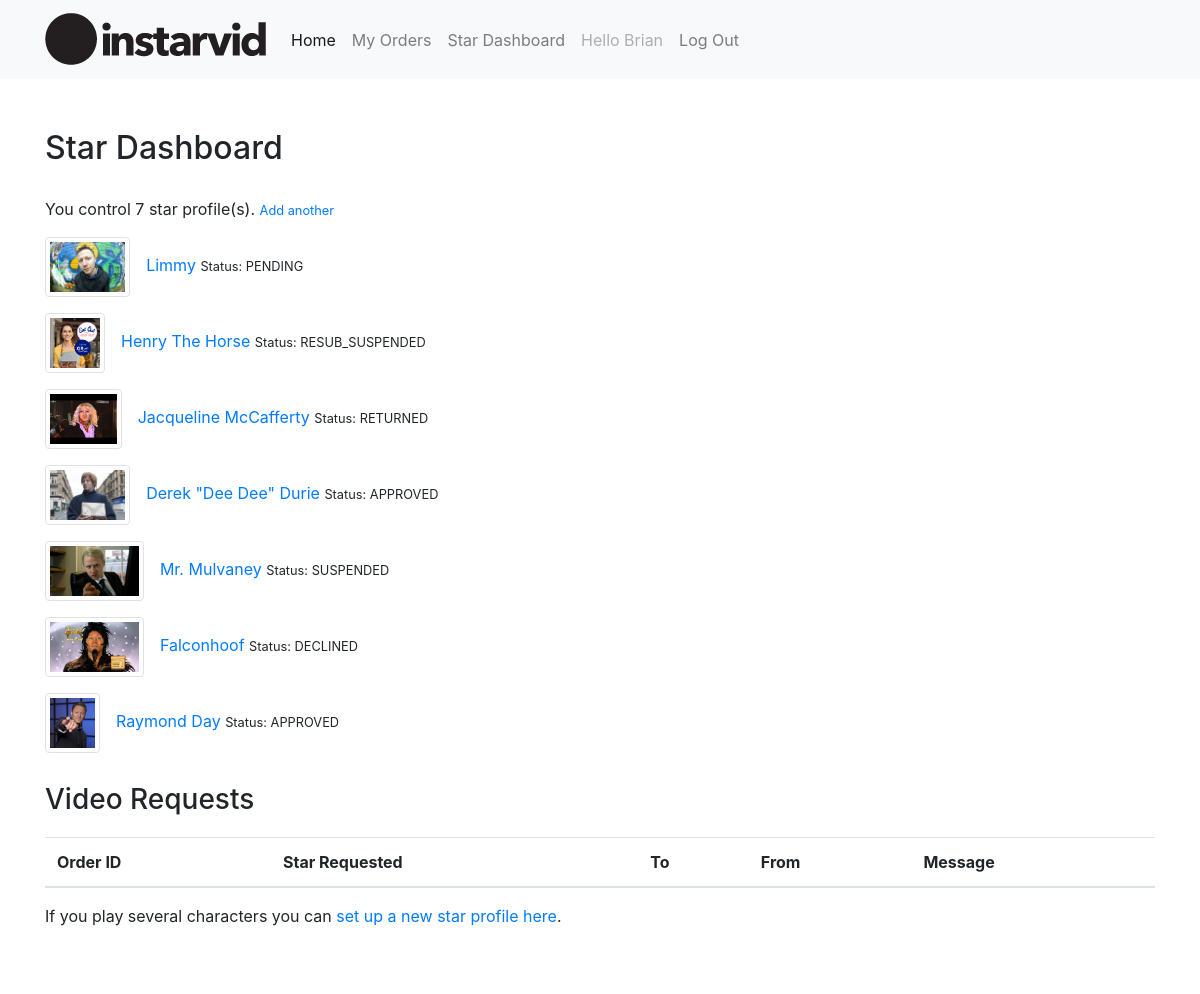
The page /stardashboard (signed in) on the database its author committed.
### stars/models.py (models this page shows, shortened)
class Star(models.Model):
    firstname = models.CharField(max_length=32)
    lastname = models.CharField(max_length=32, blank=True)
    price = models.IntegerField()
    occupation = models.CharField(max_length=32)
    owner = models.ForeignKey(User, null=True, blank=True,
                              on_delete=models.SET_NULL, related_name="owned_by")
    username = models.CharField(max_length=32)
    cover = models.ImageField(upload_to='images/')
    application_letter = models.TextField(blank=True)
    STATUS_CHOICES = [
        ('APPROVED', 'Approved'),
        ('RETURNED', 'Returned with request for further details'),
        ('RESUBMITTED', 'Resubmitted'),
        ('SUSPENDED', 'Suspended'),
        ('RESUB_SUSPENDED', 'Resubmitted after being suspended'),
        ('DECLINED', 'Declined'),
        ('RESUB_DECLINED', 'Resubmitted after being declined'),
        ('PENDING', 'Pending'),
    ]
    status = models.CharField(
        max_length=32,
        choices=STATUS_CHOICES,
        default='PENDING',
    )
    reason_for_status_change = models.TextField(blank=True)

### stars/views.py (the view)
# urls.py: path("stardashboard", views.stardashboard, name="stardashboard"),
def stardashboard(request):
    if not request.user.is_authenticated:
        return render(request, "users/login.html")
    else:
        owned_stars = Star.objects.filter(owner=request.user)
        number_of_stars = len(owned_stars)
        owned_star_requests = []
        for i in range(0, number_of_stars):
            ordr = reversed(Order.objects.filter(starbooked=owned_stars[i]).order_by('-completed'))
            owned_star_requests.append(ordr)
        context = {
            "owned_stars": owned_stars,
            "number_of_stars": number_of_stars,
            "owned_star_requests": owned_star_requests,
        }
        return render(request, "stars/stardashboard.html", context)

### stars/templates/stars/stardashboard.html (shortened to what this page needs)
{% extends "stars/layout.html" %}
{% block body %}
<h2>Star Dashboard</h2>
{% if owned_stars %}
  <p>You control {{number_of_stars}} star profile(s). <a class="small" href="{% url 'starcreate' %}">Add another</a>
  {% for star in owned_stars %}
    <p><img class="img-thumbnail thumb mr-3" src="{{ star.cover.url }}" alt="{{ star.firstname }} {{ star.lastname }}" ><a href="/staredit/{{star.id}}">{{star.firstname}} {{star.lastname}}</a> <span class="small">Status: {{star.status}}</span></p>
  {% endfor %}
  <h3>Video Requests</h3>
  <table class="table">
    <thead>
      <tr>
        <th scope="col">Order ID</th>
        <th scope="col">Star Requested</th>
        <th scope="col">To</th>
        <th scope="col">From</th>
        <th scope="col">Message</th>
      </tr>
    </thead>
  </table>
  <p>If you play several characters you can <a href="{% url 'starcreate' %}">set up a new star profile here</a>.</p>
{% else %}
<p>If you manage any star profiles, you can see your video requests here.</p>
<h3>Apply to join Instarvid</h3>
<p>If you have fans and want to join Instarvid as talent, <a href="{% url 'starcreate' %}">you can enroll here</a> and we'll be in touch.</p>
{% endif %}
{% endblock %}

### stars/templates/stars/layout.html (shortened to what this page needs)
{% load static %}
<!DOCTYPE html>
<html lang="en">
    <head>
        <link rel="stylesheet" href="https://cdn.jsdelivr.net/npm/bootstrap@4.5.3/dist/css/bootstrap.min.css">
        <link rel="stylesheet" href="{% static 'css/styley.css' %}" />
    </head>
    <body>
      <nav class="navbar navbar-expand-lg navbar-light bg-light" {% if user.is_staff %}style="background-color:hotpink!important"{% endif %}>
        <div class="container">
        <a class="navbar-brand" href="/stars"><img src="{% static '/logo.png' %}" alt="Instarvid Logo"></a>
        <div class="collapse navbar-collapse" id="navbarNav">
          <ul class="navbar-nav">
            <li class="nav-item active">
              <a class="nav-link" href="/">Home <span class="sr-only">(current)</span></a>
            </li>
            {% if user.is_authenticated %}
                <li class="nav-item"><a class="nav-link" href="{% url 'orders' %}">My Orders</a></li>
                        <li class="nav-time"><a class="nav-link" href="{% url 'stardashboard' %}">Star Dashboard</a></li>
                <li class="nav-item"><a class="nav-link disabled">Hello {{ user.username }}</a></li>
                <li class="nav-item"><a class="nav-link" href="{% url 'logout' %}">Log Out</a></li>
            {% else %}
                <li class="nav-item"><a class="nav-link" href="{% url 'login' %}">Log In</a></li>
                <li class="nav-item"><a class="nav-link" href="{% url 'signup' %}">Sign Up</a></li>
            {% endif %}
          </ul>
        </div>
      </div>
      </nav>
      <div class="container">
        {% block body %}
        {% endblock %}
        <div class="clearfix" style="height:50px"></div>
      </div>
    </body>
</html>

### stars/static/css/styley.css (style rules this page uses)
.navbar { margin-bottom: 40px; }
h2 { margin: 50px 0 30px 0; }
h3 { margin: 30px 0 20px 0; }
.thumb { max-width:100px; max-height:60px; }

### rows shown on the page
Star: cover (picture), firstname "Limmy", status "PENDING"
Star: cover (picture), firstname "Henry", lastname "The Horse", status "RESUB_SUSPENDED"
Star: cover (picture), firstname "Jacqueline", lastname "McCafferty", status "RETURNED"
Star: cover (picture), firstname "Derek \"Dee Dee\"", lastname "Durie", status "APPROVED"
Star: cover (picture), firstname "Mr.", lastname "Mulvaney", status "SUSPENDED"
Star: cover (picture), firstname "Falconhoof", status "DECLINED"
Star: cover (picture), firstname "Raymond", lastname "Day", status "APPROVED"

### other values the page prints
{{ user.username }} "Brian"
{{ number_of_stars }} "7"
